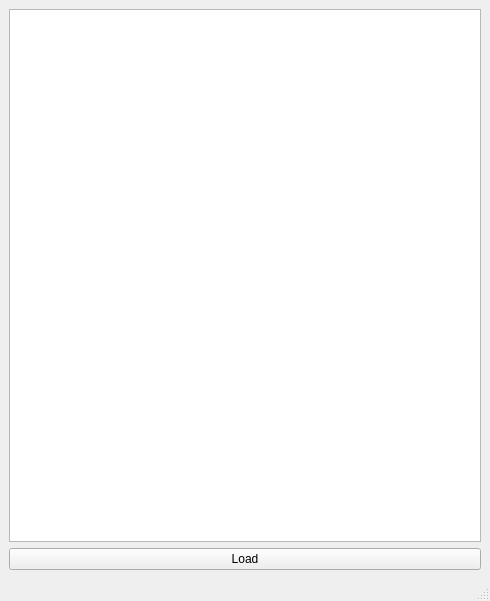
<?xml version="1.0" encoding="UTF-8"?>
<ui version="4.0">
 <class>MainWindow</class>
 <widget class="QMainWindow" name="MainWindow">
  <property name="geometry">
   <rect>
    <x>0</x>
    <y>0</y>
    <width>490</width>
    <height>601</height>
   </rect>
  </property>
  <property name="windowTitle">
   <string>MainWindow</string>
  </property>
  <widget class="QWidget" name="centralwidget">
   <layout class="QVBoxLayout" name="verticalLayout">
    <item>
     <widget class="QListWidget" name="listWidget"/>
    </item>
    <item>
     <widget class="QPushButton" name="btnBrowse">
      <property name="text">
       <string>Load</string>
      </property>
     </widget>
    </item>
   </layout>
  </widget>
  <widget class="QStatusBar" name="statusbar"/>
 </widget>
 <resources/>
 <connections/>
</ui>
